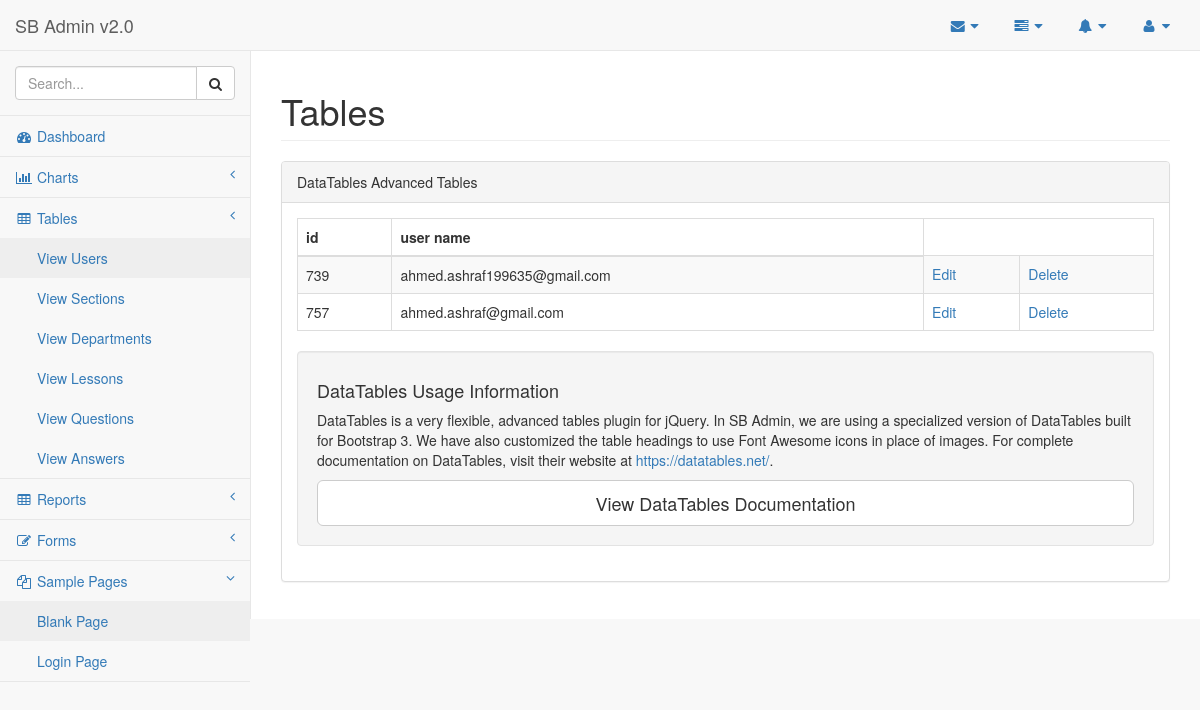
The app's page /panel/admin_pages/view_users.php (signed in) with its own data.
### tables this page shows
CREATE TABLE `user` (
  `id` int(11) NOT NULL,
  `email` varchar(100) NOT NULL,
  `password` varchar(100) NOT NULL,
  `type` varchar(50) NOT NULL,
  `ip` varchar(50) NOT NULL,
  `related_id` int(11) NOT NULL
);

### panel/connection/conn.php (called while the page is built, shortened)
<?php
class connection {
    protected $host = "localhost";
    protected $dbname = "school_managment_system";
    protected $user = "root";
    protected $pass = "1234";
    function __construct() {
        try {
            $this->DBC = new PDO("mysql:host=$this->host;dbname=$this->dbname", $this->user, $this->pass);
        }
        catch (PDOException $e) {
            echo $e->getMessage();
        }
    }
}
?>

### panel/admin_pages/view_users.php (the view)
<?php
include "blank.php";
function content(){
?>
 <div id="page-wrapper">
            <div class="row">
                <div class="col-lg-12">
                    <h1 class="page-header">Tables</h1>
                </div>
            </div>
            <div class="row">
                <div class="col-lg-12">
                    <div class="panel panel-default">
                        <div class="panel-heading">
                            DataTables Advanced Tables
                        </div>
                        <div class="panel-body">
                            <table width="100%" class="table table-striped table-bordered table-hover" id="dataTables-example">
  <thead>
              <tr> <th>id</th> <th>user name</th>   </tr>
          </thead>
          <tbody>
<?php
         $conn=new connection();
         $prepare ='SELECT * FROM user';
         $stmt= $conn->DBC->prepare($prepare);
         $stmt->execute();
         while($data = $stmt->fetch( PDO::FETCH_ASSOC )){
         if($data['type']=='user'){
    ?>
    <tr> <td><?php echo $data['id']; ?></td>  <td><?php echo $data['email']; ?></td>   <td> <a href="edit_user.php?<?php  echo "id=".$data['id']?>"> Edit </a> </td> <td> <a id="delete_user"  uid="<?php echo $data['id'];?>" > Delete </a> </td>
    </tr>
    <?php }} ?>
          </tbody>
                            </table>
                            <div class="well">
                                <h4>DataTables Usage Information</h4>
                                <p>DataTables is a very flexible, advanced tables plugin for jQuery. In SB Admin, we are using a specialized version of DataTables built for Bootstrap 3. We have also customized the table headings to use Font Awesome icons in place of images. For complete documentation on DataTables, visit their website at <a target="_blank" href="https://datatables.net/">https://datatables.net/</a>.</p>
                                <a class="btn btn-default btn-lg btn-block" target="_blank" href="https://datatables.net/">View DataTables Documentation</a>
                            </div>
                             </div>
                    </div>
                </div>
            </div>
            </div>
 <?php
}
?>

### records on screen
user: id "739", email "ahmed.ashraf199635@gmail.com"
user: id "757", email "ahmed.ashraf@gmail.com"
